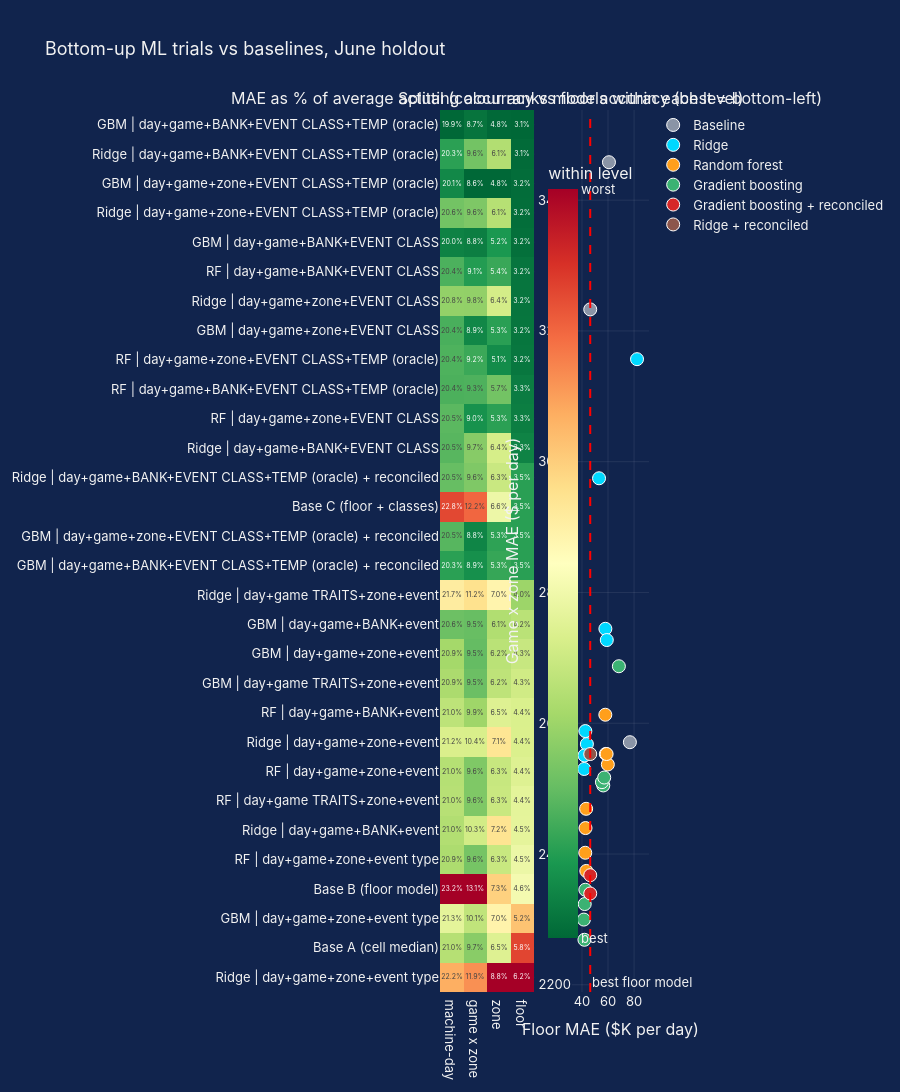
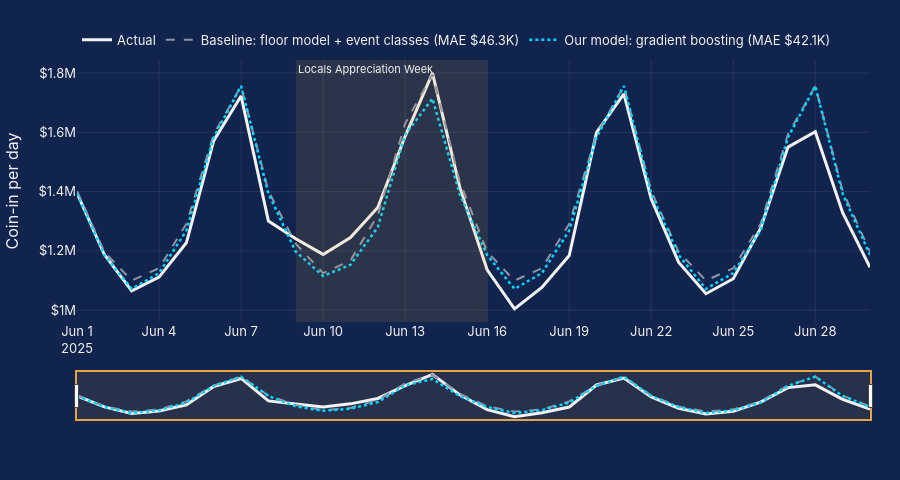

The notebook cell saved with these charts, in order:
### Markdown cell above
## 8. Model comparison (interactive)

### Code cell
# Model comparison dashboard (interactive): error at every level, the accuracy trade-off, and daily fit
import plotly.graph_objects as go
from plotly.subplots import make_subplots

res = pd.DataFrame(results).drop_duplicates("model").set_index("model")
levels = {"machine-day": ["date", "machine_id"], "game x zone": ["date", "zone_name", "theme"],
          "zone": ["date", "zone_name"], "floor": ["date"]}
avg_actual = {lvl: test.groupby(k)["coin_in_usd"].sum().mean() for lvl, k in levels.items()}
pct = pd.DataFrame({lvl: res[f"{lvl} MAE"] / avg_actual[lvl] * 100 for lvl in levels})
pct = pct.sort_values("floor")
short = [m.replace("Gradient boosting", "GBM").replace("Random forest", "RF").replace("Baseline ", "Base ")
           .replace(": cell weekday median", " (cell median)").replace(": floor model split by share", " (floor model)").replace(": floor model + event classes", " (floor + classes)")
         for m in pct.index]

family = lambda m: ("Baseline" if m.startswith("Baseline") else m.split(" |")[0]) + (" + reconciled" if "reconciled" in m else "")
colors = {"Baseline": GREY, "Ridge": CYAN, "Random forest": ORANGE, "Gradient boosting": GREEN,
          "Gradient boosting + reconciled": "#d62728", "Random forest + reconciled": "#9467bd", "Ridge + reconciled": "#8c564b"}

fig = make_subplots(rows=1, cols=2, column_widths=[0.55, 0.45], horizontal_spacing=0.18,
                    subplot_titles=("MAE as % of average actual (colour ranks models within each level)",
                                    "Splitting accuracy vs floor accuracy (best = bottom-left)"))

# 1) Heatmap: every model x every level
rank = (pct - pct.min()) / (pct.max() - pct.min())          # colour = rank WITHIN each level (0 = best model)
fig.add_trace(go.Heatmap(z=rank.values, x=list(pct.columns), y=short, colorscale="RdYlGn_r", zmin=0, zmax=1,
                         text=[[f"{v:.1f}%" for v in row] for row in pct.values], texttemplate="%{text}",
                         customdata=pct.values, hovertemplate="%{y}<br>%{x}: %{customdata:.2f}% of average actual<extra></extra>",
                         colorbar=dict(title="within level", tickvals=[0, 1], ticktext=["best", "worst"], x=0.47, len=0.9)),
              row=1, col=1)

# 2) Scatter: game x zone error (splitting) vs floor error (total)
for fam in dict.fromkeys(family(m) for m in res.index):
    sub = res[[family(m) == fam for m in res.index]]
    fig.add_trace(go.Scatter(x=sub["floor MAE"] / 1000, y=sub["game x zone MAE"], mode="markers",
                             name=fam, marker=dict(size=13, color=colors.get(fam, GREY), line=dict(width=1, color="white")),
                             text=sub.index, hovertemplate="%{text}<br>floor MAE $%{x:.1f}K<br>game x zone MAE $%{y:,.0f}<extra></extra>"),
                  row=1, col=2)
fig.add_vline(x=res.loc["Baseline C: floor model + event classes", "floor MAE"] / 1000, line_dash="dash", line_color="red", row=1, col=2,
              annotation_text="best floor model", annotation_position="bottom right")
fig.update_xaxes(title_text="Floor MAE ($K per day)", row=1, col=2)
fig.update_yaxes(title_text="Game x zone MAE ($ per day)", row=1, col=2)
fig.update_yaxes(autorange="reversed", row=1, col=1)
fig.update_layout(height=170 + 32 * len(pct), margin=dict(t=110), title=f"Bottom-up ML trials vs baselines, {TEST_LABEL} holdout", legend=dict(x=1.02, y=1))
save(fig, "model_comparison", height=170 + 32 * len(pct))

# 3) Daily floor total: actual vs the best floor baseline and our best USABLE model
#    (the "TEMP (oracle)" models use actual June weather, which isn't known in advance, so they're left out here)
actual = test.groupby("date")["coin_in_usd"].sum()
fp_line = test.assign(fp=floor_pred_c).groupby("date")["fp"].first()
best_usable = "Gradient boosting | day+game+BANK+EVENT CLASS"
fig2 = go.Figure()
fig2.add_scatter(x=actual.index, y=actual, name="Actual", line=dict(color=WHITE, width=3))
fig2.add_scatter(x=fp_line.index, y=fp_line, line=dict(color=GREY, dash="dash", width=2),
                 name=f"Baseline: floor model + event classes (MAE ${(fp_line - actual).abs().mean() / 1000:,.1f}K)")
if best_usable in predictions:
    s_ = test.assign(p=predictions[best_usable]).groupby("date")["p"].sum()
    fig2.add_scatter(x=s_.index, y=s_, line=dict(color=CYAN, dash="dot", width=2.5),
                     name=f"Our model: gradient boosting (MAE ${(s_ - actual).abs().mean() / 1000:,.1f}K)")
for _, e in events.iterrows():
    if pd.to_datetime(e["end_date"]) >= pd.Timestamp(TRAIN_END):
        fig2.add_vrect(x0=max(pd.to_datetime(e["start_date"]), pd.Timestamp(TRAIN_END)),
                       x1=pd.to_datetime(e["end_date"]) + pd.Timedelta(days=1),
                       fillcolor=GOLD, opacity=0.12, line_width=0, annotation_position="top left",
                       annotation_text=e["name"].replace("Gilded Ace ", ""), annotation_font_size=11)
fig2.update_layout(yaxis_title="Coin-in per day", yaxis_tickprefix="$", hovermode="x unified", margin=dict(t=60),
                   legend=dict(orientation="h", x=0, y=1.02, yanchor="bottom"))
save(fig2, "forecast_vs_actual", height=480)

### Figure 1 — Plotly figure (JSON) as saved in the notebook; plotly's stock layout.template omitted (floating-point values rounded to 4 significant figures)
{"data": [{"colorbar": {"len": 0.9, "ticktext": ["best", "worst"], "tickvals": [0, 1], "title": {"text": "within level"}, "x": 0.47}, "colorscale": [[0.0, "rgb(0,104,55)"], [0.1, "rgb(26,152,80)"], [0.2, "rgb(102,189,99)"], [0.3, "rgb(166,217,106)"], [0.4, "rgb(217,239,139)"], [0.5, "rgb(255,255,191)"], [0.6, "rgb(254,224,139)"], [0.7, "rgb(253,174,97)"], [0.8, "rgb(244,109,67)"], [0.9, "rgb(215,48,39)"], [1.0, "rgb(165,0,38)"]], "customdata": [[19.87, 8.682, 4.793, 3.13], [20.28, 9.552, 6.098, 3.149], [20.1, 8.566, 4.784, 3.163], [20.61, 9.63, 6.127, 3.165], [20.05, 8.772, 5.192, 3.178], [20.43, 9.068, 5.353, 3.21], [20.78, 9.771, 6.366, 3.216], [20.41, 8.855, 5.269, 3.216], [20.44, 9.211, 5.087, 3.225], [20.42, 9.322, 5.677, 3.261], [20.49, 8.963, 5.279, 3.271], [20.48, 9.696, 6.383, 3.305], [20.55, 9.638, 6.278, 3.499], [22.76, 12.21, 6.621, 3.499], [20.48, 8.833, 5.298, 3.499], [20.28, 8.939, 5.339, 3.499], [21.75, 11.23, 6.955, 4.009], [20.58, 9.476, 6.091, 4.177], [20.87, 9.457, 6.161, 4.255], [20.91, 9.503, 6.189, 4.309], [21.03, 9.865, 6.46, 4.373], [21.22, 10.36, 7.144, 4.377], [20.98, 9.639, 6.26, 4.402], [20.99, 9.638, 6.276, 4.449], [20.95, 10.3, 7.165, 4.459], [20.92, 9.578, 6.268, 4.52], [23.22, 13.06, 7.338, 4.584], [21.31, 10.15, 6.968, 5.16], [20.98, 9.707, 6.464, 5.797], [22.21, 11.92, 8.84, 6.211]], "hovertemplate": "%{y}<br>%{x}: %{customdata:.2f}% of average actual<extra></extra>", "text": [["19.9%", "8.7%", "4.8%", "3.1%"], ["20.3%", "9.6%", "6.1%", "3.1%"], ["20.1%", "8.6%", "4.8%", "3.2%"], ["20.6%", "9.6%", "6.1%", "3.2%"], ["20.0%", "8.8%", "5.2%", "3.2%"], ["20.4%", "9.1%", "5.4%", "3.2%"], ["20.8%", "9.8%", "6.4%", "3.2%"], ["20.4%", "8.9%", "5.3%", "3.2%"], ["20.4%", "9.2%", "5.1%", "3.2%"], ["20.4%", "9.3%", "5.7%", "3.3%"], ["20.5%", "9.0%", "5.3%", "3.3%"], ["20.5%", "9.7%", "6.4%", "3.3%"], ["20.5%", "9.6%", "6.3%", "3.5%"], ["22.8%", "12.2%", "6.6%", "3.5%"], ["20.5%", "8.8%", "5.3%", "3.5%"], ["20.3%", "8.9%", "5.3%", "3.5%"], ["21.7%", "11.2%", "7.0%", "4.0%"], ["20.6%", "9.5%", "6.1%", "4.2%"], ["20.9%", "9.5%", "6.2%", "4.3%"], ["20.9%", "9.5%", "6.2%", "4.3%"], ["21.0%", "9.9%", "6.5%", "4.4%"], ["21.2%", "10.4%", "7.1%", "4.4%"], ["21.0%", "9.6%", "6.3%", "4.4%"], ["21.0%", "9.6%", "6.3%", "4.4%"], ["21.0%", "10.3%", "7.2%", "4.5%"], ["20.9%", "9.6%", "6.3%", "4.5%"], ["23.2%", "13.1%", "7.3%", "4.6%"], ["21.3%", "10.1%", "7.0%", "5.2%"], ["21.0%", "9.7%", "6.5%", "5.8%"], ["22.2%", "11.9%", "8.8%", "6.2%"]], "texttemplate": "%{text}", "type": "heatmap", "x": ["machine-day", "game x zone", "zone", "floor"], "xaxis": "x", "y": ["GBM | day+game+BANK+EVENT CLASS+TEMP (oracle)", "Ridge | day+game+BANK+EVENT CLASS+TEMP (oracle)", "GBM | day+game+zone+EVENT CLASS+TEMP (oracle)", "Ridge | day+game+zone+EVENT CLASS+TEMP (oracle)", "GBM | day+game+BANK+EVENT CLASS", "RF | day+game+BANK+EVENT CLASS", "Ridge | day+game+zone+EVENT CLASS", "GBM | day+game+zone+EVENT CLASS", "RF | day+game+zone+EVENT CLASS+TEMP (oracle)", "RF | day+game+BANK+EVENT CLASS+TEMP (oracle)", "RF | day+game+zone+EVENT CLASS", "Ridge | day+game+BANK+EVENT CLASS", "Ridge | day+game+BANK+EVENT CLASS+TEMP (oracle) + reconciled", "Base C (floor + classes)", "GBM | day+game+zone+EVENT CLASS+TEMP (oracle) + reconciled", "GBM | day+game+BANK+EVENT CLASS+TEMP (oracle) + reconciled", "Ridge | day+game TRAITS+zone+event", "GBM | day+game+BANK+event", "GBM | day+game+zone+event", "GBM | day+game TRAITS+zone+event", "RF | day+game+BANK+event", "Ridge | day+game+zone+event", "RF | day+game+zone+event", "RF | day+game TRAITS+zone+event", "Ridge | day+game+BANK+event", "RF | day+game+zone+event type", "Base B (floor model)", "GBM | day+game+zone+event type", "Base A (cell median)", "Ridge | day+game+zone+event type"], "yaxis": "y", "z": [[0.0, 0.02597, 0.002182, 0.0], [0.1229, 0.2197, 0.3241, 0.006218], [0.06745, 0.0, 0.0, 0.01071], [0.2206, 0.2371, 0.3313, 0.01151], [0.05314, 0.04593, 0.1006, 0.01587], [0.1664, 0.1119, 0.1403, 0.02621], [0.2711, 0.2684, 0.3902, 0.0279], [0.1619, 0.06435, 0.1197, 0.02813], [0.1691, 0.1437, 0.07485, 0.03099], [0.1656, 0.1684, 0.2202, 0.04253], [0.1855, 0.08852, 0.122, 0.04582], [0.1809, 0.2517, 0.3942, 0.05678], [0.2018, 0.2389, 0.3684, 0.1199], [0.8613, 0.8107, 0.453, 0.1199], [0.1806, 0.05955, 0.1269, 0.1199], [0.1211, 0.08306, 0.137, 0.1199], [0.56, 0.5935, 0.5352, 0.2855], [0.2113, 0.2027, 0.3223, 0.3398], [0.2983, 0.1985, 0.3394, 0.3653], [0.3112, 0.2087, 0.3465, 0.3828], [0.3451, 0.2894, 0.4133, 0.4035], [0.4016, 0.4, 0.582, 0.4047], [0.3298, 0.2391, 0.364, 0.4129], [0.333, 0.2389, 0.3679, 0.4282], [0.3232, 0.3855, 0.5871, 0.4314], [0.314, 0.2255, 0.366, 0.4512], [1.0, 1.0, 0.6296, 0.4718], [0.4284, 0.3518, 0.5385, 0.6587], [0.3308, 0.2541, 0.4143, 0.8657], [0.6976, 0.7467, 1.0, 1.0]], "zmax": 1, "zmin": 0}, {"hovertemplate": "%{text}<br>floor MAE $%{x:.1f}K<br>game x zone MAE $%{y:,.0f}<extra></extra>", "marker": {"color": "#8A94A6", "line": {"color": "white", "width": 1}, "size": 13}, "mode": "markers", "name": "Baseline", "text": ["Baseline A: cell weekday median", "Baseline B: floor model split by share", "Baseline C: floor model + event classes"], "type": "scatter", "x": [76.78, 60.7, 46.34], "xaxis": "x2", "y": [2571.0, 3458.0, 3233.0], "yaxis": "y2"}, {"hovertemplate": "%{text}<br>floor MAE $%{x:.1f}K<br>game x zone MAE $%{y:,.0f}<extra></extra>", "marker": {"color": "#00D8FF", "line": {"color": "white", "width": 1}, "size": 13}, "mode": "markers", "name": "Ridge", "text": ["Ridge | day+game+zone+event", "Ridge | day+game+zone+event type", "Ridge | day+game+zone+EVENT CLASS", "Ridge | day+game+BANK+EVENT CLASS", "Ridge | day+game+zone+EVENT CLASS+TEMP (oracle)", "Ridge | day+game+BANK+EVENT CLASS+TEMP (oracle)", "Ridge | day+game+BANK+event", "Ridge | day+game TRAITS+zone+event"], "type": "scatter", "x": [57.96, 82.26, 42.59, 43.76, 41.92, 41.7, 59.05, 53.1], "xaxis": "x2", "y": [2744.0, 3157.0, 2588.0, 2568.0, 2551.0, 2530.0, 2727.0, 2975.0], "yaxis": "y2"}, {"hovertemplate": "%{text}<br>floor MAE $%{x:.1f}K<br>game x zone MAE $%{y:,.0f}<extra></extra>", "marker": {"color": "#FF9F1C", "line": {"color": "white", "width": 1}, "size": 13}, "mode": "markers", "name": "Random forest", "text": ["Random forest | day+game+zone+event", "Random forest | day+game+zone+event type", "Random forest | day+game+zone+EVENT CLASS", "Random forest | day+game+BANK+EVENT CLASS", "Random forest | day+game+zone+EVENT CLASS+TEMP (oracle)", "Random forest | day+game+BANK+EVENT CLASS+TEMP (oracle)", "Random forest | day+game+BANK+event", "Random forest | day+game TRAITS+zone+event"], "type": "scatter", "x": [58.3, 59.86, 43.32, 42.52, 42.71, 43.18, 57.91, 58.92], "xaxis": "x2", "y": [2553.0, 2537.0, 2374.0, 2402.0, 2440.0, 2469.0, 2613.0, 2553.0], "yaxis": "y2"}, {"hovertemplate": "%{text}<br>floor MAE $%{x:.1f}K<br>game x zone MAE $%{y:,.0f}<extra></extra>", "marker": {"color": "#3BB273", "line": {"color": "white", "width": 1}, "size": 13}, "mode": "markers", "name": "Gradient boosting", "text": ["Gradient boosting | day+game+zone+event", "Gradient boosting | day+game+zone+event type", "Gradient boosting | day+game+zone+EVENT CLASS", "Gradient boosting | day+game+BANK+EVENT CLASS", "Gradient boosting | day+game+zone+EVENT CLASS+TEMP (oracle)", "Gradient boosting | day+game+BANK+EVENT CLASS+TEMP (oracle)", "Gradient boosting | day+game+BANK+event", "Gradient boosting | day+game TRAITS+zone+event"], "type": "scatter", "x": [56.35, 68.33, 42.59, 42.09, 41.88, 41.45, 55.32, 57.07], "xaxis": "x2", "y": [2505.0, 2687.0, 2345.0, 2323.0, 2269.0, 2300.0, 2510.0, 2517.0], "yaxis": "y2"}, {"hovertemplate": "%{text}<br>floor MAE $%{x:.1f}K<br>game x zone MAE $%{y:,.0f}<extra></extra>", "marker": {"color": "#d62728", "line": {"color": "white", "width": 1}, "size": 13}, "mode": "markers", "name": "Gradient boosting + reconciled", "text": ["Gradient boosting | day+game+BANK+EVENT CLASS+TEMP (oracle) + reconciled", "Gradient boosting | day+game+zone+EVENT CLASS+TEMP (oracle) + reconciled"], "type": "scatter", "x": [46.34, 46.34], "xaxis": "x2", "y": [2368.0, 2340.0], "yaxis": "y2"}, {"hovertemplate": "%{text}<br>floor MAE $%{x:.1f}K<br>game x zone MAE $%{y:,.0f}<extra></extra>", "marker": {"color": "#8c564b", "line": {"color": "white", "width": 1}, "size": 13}, "mode": "markers", "name": "Ridge + reconciled", "text": ["Ridge | day+game+BANK+EVENT CLASS+TEMP (oracle) + reconciled"], "type": "scatter", "x": [46.34], "xaxis": "x2", "y": [2553.0], "yaxis": "y2"}], "layout": {"annotations": [{"font": {"size": 16}, "showarrow": false, "text": "MAE as % of average actual (colour ranks models within each level)", "x": 0.2255, "xanchor": "center", "xref": "paper", "y": 1.0, "yanchor": "bottom", "yref": "paper"}, {"font": {"size": 16}, "showarrow": false, "text": "Splitting accuracy vs floor accuracy (best = bottom-left)", "x": 0.8155, "xanchor": "center", "xref": "paper", "y": 1.0, "yanchor": "bottom", "yref": "paper"}, {"showarrow": false, "text": "best floor model", "x": 46.34, "xanchor": "left", "xref": "x2", "y": 0, "yanchor": "bottom", "yref": "y2 domain"}], "height": 1130, "legend": {"x": 1.02, "y": 1}, "margin": {"t": 110}, "shapes": [{"line": {"color": "red", "dash": "dash"}, "type": "line", "x0": 46.34, "x1": 46.34, "xref": "x2", "y0": 0, "y1": 1, "yref": "y2 domain"}], "title": {"text": "Bottom-up ML trials vs baselines, June holdout"}, "xaxis": {"anchor": "y", "domain": [0.0, 0.451]}, "xaxis2": {"anchor": "y2", "domain": [0.631, 1.0], "title": {"text": "Floor MAE ($K per day)"}}, "yaxis": {"anchor": "x", "autorange": "reversed", "domain": [0.0, 1.0]}, "yaxis2": {"anchor": "x2", "domain": [0.0, 1.0], "title": {"text": "Game x zone MAE ($ per day)"}}}}

### Figure 2 — Plotly figure (JSON) as saved in the notebook; plotly's stock layout.template omitted (floating-point values rounded to 4 significant figures)
{"data": [{"line": {"color": "#F2F2F2", "width": 3}, "name": "Actual", "type": "scatter", "x": ["2025-06-01T00:00:00", "2025-06-02T00:00:00", "2025-06-03T00:00:00", "2025-06-04T00:00:00", "2025-06-05T00:00:00", "2025-06-06T00:00:00", "2025-06-07T00:00:00", "2025-06-08T00:00:00", "2025-06-09T00:00:00", "2025-06-10T00:00:00", "2025-06-11T00:00:00", "2025-06-12T00:00:00", "2025-06-13T00:00:00", "2025-06-14T00:00:00", "2025-06-15T00:00:00", "2025-06-16T00:00:00", "2025-06-17T00:00:00", "2025-06-18T00:00:00", "2025-06-19T00:00:00", "2025-06-20T00:00:00", "2025-06-21T00:00:00", "2025-06-22T00:00:00", "2025-06-23T00:00:00", "2025-06-24T00:00:00", "2025-06-25T00:00:00", "2025-06-26T00:00:00", "2025-06-27T00:00:00", "2025-06-28T00:00:00", "2025-06-29T00:00:00", "2025-06-30T00:00:00"], "y": [1395000.0, 1188000.0, 1065000.0, 1111000.0, 1227000.0, 1572000.0, 1723000.0, 1301000.0, 1241000.0, 1188000.0, 1245000.0, 1346000.0, 1586000.0, 1800000.0, 1414000.0, 1136000.0, 1004000.0, 1076000.0, 1184000.0, 1600000.0, 1730000.0, 1375000.0, 1162000.0, 1055000.0, 1106000.0, 1276000.0, 1550000.0, 1602000.0, 1329000.0, 1144000.0]}, {"line": {"color": "#8A94A6", "dash": "dash", "width": 2}, "name": "Baseline: floor model + event classes (MAE $46.3K)", "type": "scatter", "x": ["2025-06-01T00:00:00", "2025-06-02T00:00:00", "2025-06-03T00:00:00", "2025-06-04T00:00:00", "2025-06-05T00:00:00", "2025-06-06T00:00:00", "2025-06-07T00:00:00", "2025-06-08T00:00:00", "2025-06-09T00:00:00", "2025-06-10T00:00:00", "2025-06-11T00:00:00", "2025-06-12T00:00:00", "2025-06-13T00:00:00", "2025-06-14T00:00:00", "2025-06-15T00:00:00", "2025-06-16T00:00:00", "2025-06-17T00:00:00", "2025-06-18T00:00:00", "2025-06-19T00:00:00", "2025-06-20T00:00:00", "2025-06-21T00:00:00", "2025-06-22T00:00:00", "2025-06-23T00:00:00", "2025-06-24T00:00:00", "2025-06-25T00:00:00", "2025-06-26T00:00:00", "2025-06-27T00:00:00", "2025-06-28T00:00:00", "2025-06-29T00:00:00", "2025-06-30T00:00:00"], "y": [1402000.0, 1197000.0, 1100000.0, 1142000.0, 1291000.0, 1593000.0, 1756000.0, 1402000.0, 1224000.0, 1125000.0, 1167000.0, 1320000.0, 1629000.0, 1795000.0, 1434000.0, 1197000.0, 1100000.0, 1142000.0, 1291000.0, 1593000.0, 1756000.0, 1402000.0, 1197000.0, 1100000.0, 1142000.0, 1291000.0, 1593000.0, 1756000.0, 1402000.0, 1197000.0]}, {"line": {"color": "#00D8FF", "dash": "dot", "width": 2.5}, "name": "Our model: gradient boosting (MAE $42.1K)", "type": "scatter", "x": ["2025-06-01T00:00:00", "2025-06-02T00:00:00", "2025-06-03T00:00:00", "2025-06-04T00:00:00", "2025-06-05T00:00:00", "2025-06-06T00:00:00", "2025-06-07T00:00:00", "2025-06-08T00:00:00", "2025-06-09T00:00:00", "2025-06-10T00:00:00", "2025-06-11T00:00:00", "2025-06-12T00:00:00", "2025-06-13T00:00:00", "2025-06-14T00:00:00", "2025-06-15T00:00:00", "2025-06-16T00:00:00", "2025-06-17T00:00:00", "2025-06-18T00:00:00", "2025-06-19T00:00:00", "2025-06-20T00:00:00", "2025-06-21T00:00:00", "2025-06-22T00:00:00", "2025-06-23T00:00:00", "2025-06-24T00:00:00", "2025-06-25T00:00:00", "2025-06-26T00:00:00", "2025-06-27T00:00:00", "2025-06-28T00:00:00", "2025-06-29T00:00:00", "2025-06-30T00:00:00"], "y": [1393000.0, 1186000.0, 1072000.0, 1125000.0, 1269000.0, 1583000.0, 1756000.0, 1393000.0, 1197000.0, 1115000.0, 1153000.0, 1280000.0, 1591000.0, 1714000.0, 1390000.0, 1186000.0, 1072000.0, 1125000.0, 1268000.0, 1583000.0, 1756000.0, 1393000.0, 1186000.0, 1072000.0, 1125000.0, 1268000.0, 1583000.0, 1756000.0, 1393000.0, 1186000.0]}], "layout": {"annotations": [{"font": {"size": 11}, "showarrow": false, "text": "Locals Appreciation Week", "x": "2025-06-09T00:00:00", "xanchor": "left", "xref": "x", "y": 1, "yanchor": "top", "yref": "y domain"}], "height": 480, "hovermode": "x unified", "legend": {"orientation": "h", "x": 0, "y": 1.02, "yanchor": "bottom"}, "margin": {"b": 60, "t": 60}, "shapes": [{"fillcolor": "#EAA244", "line": {"width": 0}, "opacity": 0.12, "type": "rect", "x0": "2025-06-09T00:00:00", "x1": "2025-06-16T00:00:00", "xref": "x", "y0": 0, "y1": 1, "yref": "y domain"}], "xaxis": {"rangeslider": {"bgcolor": "rgba(234,162,68,0.10)", "bordercolor": "#EAA244", "borderwidth": 2, "thickness": 0.13, "visible": true}}, "yaxis": {"tickprefix": "$", "title": {"text": "Coin-in per day"}}}}
